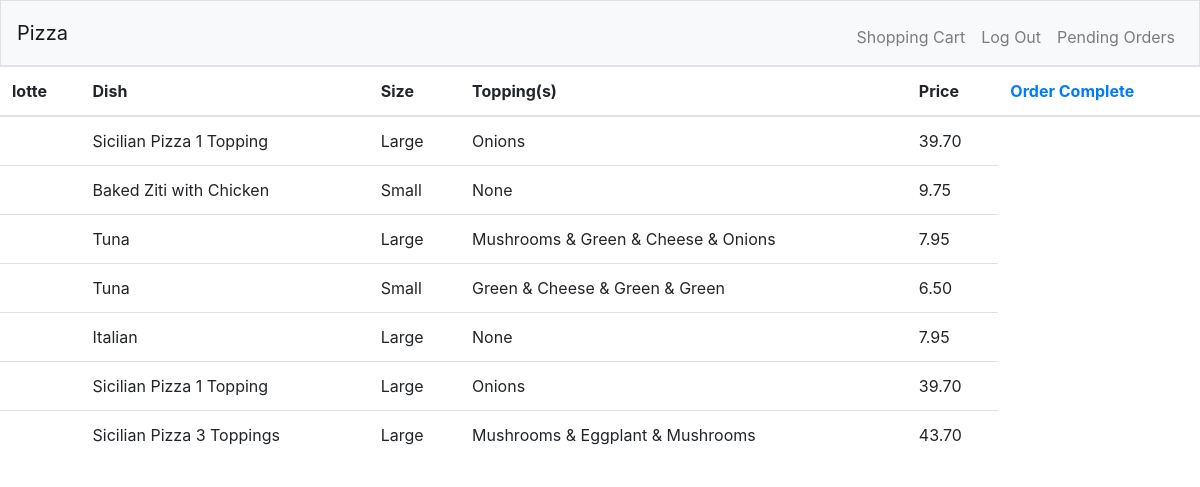
/deliveries/ (signed in), run on the app's committed database.
### orders/models.py (models this page shows, shortened)
class ViewOrders(models.Model):
    user = models.CharField(max_length=64)
    size = models.CharField(max_length=5, null=True)
    item = models.CharField(max_length=64)
    topping = models.CharField(max_length=64,null=True, blank=True)
    price = models.DecimalField(decimal_places=2, max_digits=4, default=0)

### orders/views.py (the view)
# urls.py: path("deliveries/", views.deliveries, name="deliveries"),
@user_passes_test(lambda u: u.is_superuser)
def deliveries(request):
    context = {
        "orders": ViewOrders.objects.all()
    }
    return render(request, "orders/deliveries.html", context)

### orders/templates/orders/deliveries.html (shortened to what this page needs)
{% extends "orders/layout.html"%}
{% block main %}
{% regroup orders by user as user_list %}
<table class="table table-hover">
  {% for user in user_list %}
  <thead>
    <th> {{ user.grouper }} </th>
    <th> Dish </th>
    <th> Size </th>
    <th> Topping(s) </th>
    <th> Price </th>
    <th> <a href="{% url 'ordercomplete' user.grouper %}">  Order Complete </a> </th>
  </thead>
  <tbody>
    {% for order in user.list %}
    <tr>
      <td>  </td>
      <td> {{ order.item }} </td>
      <td> {{ order.size }} </td>
      <td> {{ order.topping }} </td>
      <td> {{ order.price }} </td>
    </tr>
    {% endfor %}
  </tbody>
  {% endfor %}
</table>
{% endblock %}

### data on the page
ViewOrders: grouper "lotte", item "Sicilian Pizza 1 Topping", size "Large", topping "Onions", price "39.70"
ViewOrders: item "Baked Ziti with Chicken", size "Small", topping "None", price "9.75"
ViewOrders: item "Tuna", size "Large", topping "Mushrooms & Green & Cheese & Onions", price "7.95"
ViewOrders: item "Tuna", size "Small", topping "Green & Cheese & Green & Green", price "6.50"
ViewOrders: item "Italian", size "Large", topping "None", price "7.95"
ViewOrders: item "Sicilian Pizza 1 Topping", size "Large", topping "Onions", price "39.70"
ViewOrders: item "Sicilian Pizza 3 Toppings", size "Large", topping "Mushrooms & Eggplant & Mushrooms", price "43.70"
